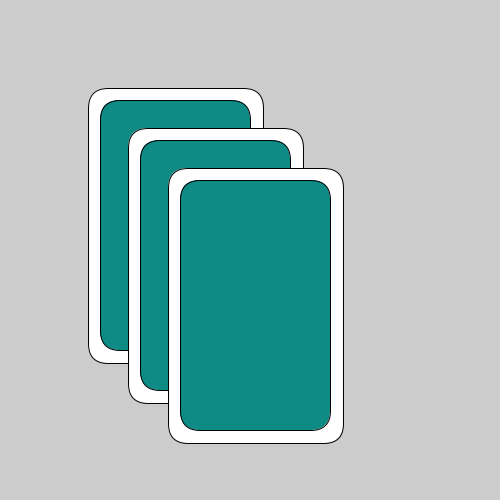
Frame 1 (no input)
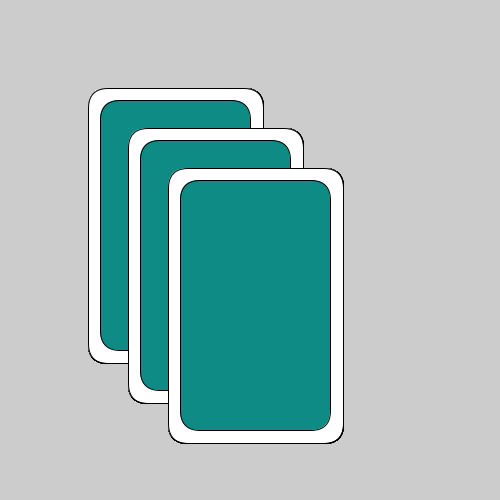
Frame 60 (the mouse pressed at the canvas centre just before this capture)
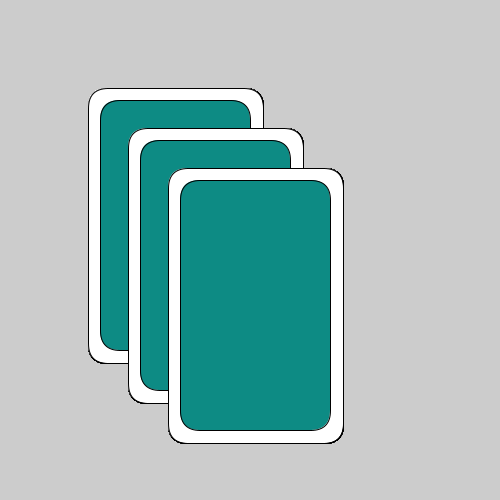
Frame 120 (the mouse held since frame 60 and released just before this capture)

The Processing sketch that drew these frames (run headless with seeded random() and noise(); from frame 60 on, the mouse is pressed at the canvas centre):

// Processing sketch: week02_2_many_drawCard_function
// ── week02_2_many_drawCard_function.pde
void setup()
{
   size(500,500); 
}
int W=25;
void draw()
{
    drawCard(100,100);
    drawCard(140,140);
    drawCard(180,180);
}
void drawCard(int x,int y)
{
  fill(255);
  rect(x-W/2,y-W/2,150+W,250+W,20);
  fill(#0D8B84);
  rect(x,y,150,250,20);
}
